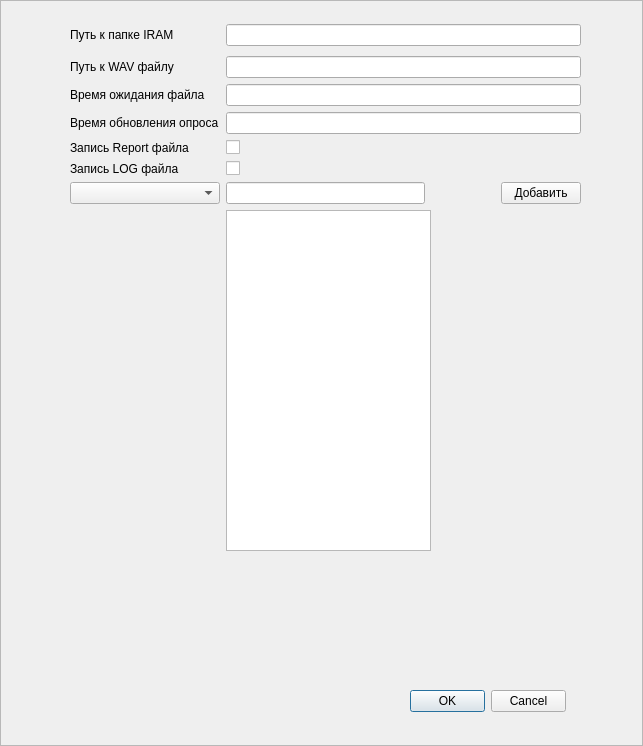
<?xml version="1.0" encoding="UTF-8"?>
<ui version="4.0">
 <class>Settings</class>
 <widget class="QFrame" name="Settings">
  <property name="geometry">
   <rect>
    <x>0</x>
    <y>0</y>
    <width>643</width>
    <height>746</height>
   </rect>
  </property>
  <property name="windowTitle">
   <string>Настройки</string>
  </property>
  <property name="windowIcon">
   <iconset>
    <normaloff>icons/icons8-settings-24.png</normaloff>icons/icons8-settings-24.png</iconset>
  </property>
  <property name="frameShape">
   <enum>QFrame::StyledPanel</enum>
  </property>
  <widget class="QWidget" name="verticalLayoutWidget">
   <property name="geometry">
    <rect>
     <x>70</x>
     <y>20</y>
     <width>511</width>
     <height>531</height>
    </rect>
   </property>
   <layout class="QGridLayout" name="gridLayout">
    <item row="6" column="0">
     <widget class="QComboBox" name="boxSensors">
      <property name="sizePolicy">
       <sizepolicy hsizetype="Preferred" vsizetype="Fixed">
        <horstretch>0</horstretch>
        <verstretch>0</verstretch>
       </sizepolicy>
      </property>
     </widget>
    </item>
    <item row="3" column="0">
     <widget class="QLabel" name="label_7">
      <property name="minimumSize">
       <size>
        <width>150</width>
        <height>0</height>
       </size>
      </property>
      <property name="text">
       <string>Время обновления опроса</string>
      </property>
      <property name="alignment">
       <set>Qt::AlignLeading|Qt::AlignLeft|Qt::AlignVCenter</set>
      </property>
     </widget>
    </item>
    <item row="0" column="0" alignment="Qt::AlignLeft">
     <widget class="QLabel" name="label">
      <property name="sizePolicy">
       <sizepolicy hsizetype="MinimumExpanding" vsizetype="MinimumExpanding">
        <horstretch>0</horstretch>
        <verstretch>0</verstretch>
       </sizepolicy>
      </property>
      <property name="minimumSize">
       <size>
        <width>150</width>
        <height>0</height>
       </size>
      </property>
      <property name="maximumSize">
       <size>
        <width>500</width>
        <height>30</height>
       </size>
      </property>
      <property name="text">
       <string>Путь к папке IRAM</string>
      </property>
      <property name="alignment">
       <set>Qt::AlignLeading|Qt::AlignLeft|Qt::AlignVCenter</set>
      </property>
     </widget>
    </item>
    <item row="0" column="1">
     <widget class="QLineEdit" name="lineIRAM">
      <property name="minimumSize">
       <size>
        <width>0</width>
        <height>15</height>
       </size>
      </property>
      <property name="focusPolicy">
       <enum>Qt::StrongFocus</enum>
      </property>
     </widget>
    </item>
    <item row="1" column="0">
     <widget class="QLabel" name="label_2">
      <property name="minimumSize">
       <size>
        <width>150</width>
        <height>0</height>
       </size>
      </property>
      <property name="text">
       <string>Путь к WAV файлу</string>
      </property>
      <property name="alignment">
       <set>Qt::AlignLeading|Qt::AlignLeft|Qt::AlignVCenter</set>
      </property>
     </widget>
    </item>
    <item row="4" column="1">
     <widget class="QCheckBox" name="checkRepW">
      <property name="minimumSize">
       <size>
        <width>0</width>
        <height>15</height>
       </size>
      </property>
      <property name="text">
       <string/>
      </property>
     </widget>
    </item>
    <item row="4" column="0">
     <widget class="QLabel" name="label_5">
      <property name="minimumSize">
       <size>
        <width>150</width>
        <height>0</height>
       </size>
      </property>
      <property name="text">
       <string>Запись Report файла</string>
      </property>
      <property name="alignment">
       <set>Qt::AlignLeading|Qt::AlignLeft|Qt::AlignVCenter</set>
      </property>
     </widget>
    </item>
    <item row="2" column="1">
     <widget class="QLineEdit" name="lineFileT">
      <property name="minimumSize">
       <size>
        <width>0</width>
        <height>15</height>
       </size>
      </property>
      <property name="focusPolicy">
       <enum>Qt::StrongFocus</enum>
      </property>
     </widget>
    </item>
    <item row="2" column="0">
     <widget class="QLabel" name="label_3">
      <property name="minimumSize">
       <size>
        <width>150</width>
        <height>0</height>
       </size>
      </property>
      <property name="text">
       <string>Время ожидания файла</string>
      </property>
      <property name="alignment">
       <set>Qt::AlignLeading|Qt::AlignLeft|Qt::AlignVCenter</set>
      </property>
     </widget>
    </item>
    <item row="1" column="1">
     <widget class="QLineEdit" name="lineSND">
      <property name="minimumSize">
       <size>
        <width>0</width>
        <height>15</height>
       </size>
      </property>
      <property name="focusPolicy">
       <enum>Qt::StrongFocus</enum>
      </property>
     </widget>
    </item>
    <item row="3" column="1">
     <widget class="QLineEdit" name="lineTimer">
      <property name="minimumSize">
       <size>
        <width>0</width>
        <height>15</height>
       </size>
      </property>
      <property name="focusPolicy">
       <enum>Qt::StrongFocus</enum>
      </property>
     </widget>
    </item>
    <item row="5" column="1">
     <widget class="QCheckBox" name="checkLogW">
      <property name="minimumSize">
       <size>
        <width>0</width>
        <height>15</height>
       </size>
      </property>
      <property name="text">
       <string/>
      </property>
     </widget>
    </item>
    <item row="5" column="0">
     <widget class="QLabel" name="label_6">
      <property name="minimumSize">
       <size>
        <width>150</width>
        <height>0</height>
       </size>
      </property>
      <property name="text">
       <string>Запись LOG файла</string>
      </property>
      <property name="alignment">
       <set>Qt::AlignLeading|Qt::AlignLeft|Qt::AlignVCenter</set>
      </property>
     </widget>
    </item>
    <item row="6" column="1">
     <layout class="QHBoxLayout" name="horizontalLayout_2">
      <item>
       <widget class="QLineEdit" name="lineSensors">
        <property name="minimumSize">
         <size>
          <width>0</width>
          <height>15</height>
         </size>
        </property>
       </widget>
      </item>
      <item>
       <spacer name="horizontalSpacer_2">
        <property name="orientation">
         <enum>Qt::Horizontal</enum>
        </property>
        <property name="sizeType">
         <enum>QSizePolicy::Minimum</enum>
        </property>
        <property name="sizeHint" stdset="0">
         <size>
          <width>70</width>
          <height>20</height>
         </size>
        </property>
       </spacer>
      </item>
      <item>
       <widget class="QPushButton" name="buttSensors">
        <property name="text">
         <string>Добавить</string>
        </property>
       </widget>
      </item>
     </layout>
    </item>
    <item row="7" column="1">
     <layout class="QHBoxLayout" name="horizontalLayout">
      <item>
       <layout class="QHBoxLayout" name="horizontalLayout_3">
        <item>
         <widget class="QTextBrowser" name="viewSensors">
          <property name="font">
           <font>
            <pointsize>15</pointsize>
            <weight>75</weight>
            <bold>true</bold>
           </font>
          </property>
         </widget>
        </item>
        <item>
         <spacer name="horizontalSpacer">
          <property name="orientation">
           <enum>Qt::Horizontal</enum>
          </property>
          <property name="sizeHint" stdset="0">
           <size>
            <width>200</width>
            <height>20</height>
           </size>
          </property>
         </spacer>
        </item>
       </layout>
      </item>
     </layout>
    </item>
   </layout>
  </widget>
  <widget class="QDialogButtonBox" name="buttOK">
   <property name="geometry">
    <rect>
     <x>410</x>
     <y>690</y>
     <width>156</width>
     <height>23</height>
    </rect>
   </property>
   <property name="focusPolicy">
    <enum>Qt::TabFocus</enum>
   </property>
   <property name="standardButtons">
    <set>QDialogButtonBox::Cancel|QDialogButtonBox::Ok</set>
   </property>
   <property name="centerButtons">
    <bool>false</bool>
   </property>
  </widget>
 </widget>
 <tabstops>
  <tabstop>buttOK</tabstop>
  <tabstop>lineIRAM</tabstop>
  <tabstop>lineSND</tabstop>
  <tabstop>lineFileT</tabstop>
  <tabstop>lineTimer</tabstop>
  <tabstop>checkRepW</tabstop>
  <tabstop>checkLogW</tabstop>
  <tabstop>boxSensors</tabstop>
  <tabstop>lineSensors</tabstop>
  <tabstop>buttSensors</tabstop>
  <tabstop>viewSensors</tabstop>
 </tabstops>
 <resources/>
 <connections/>
</ui>
